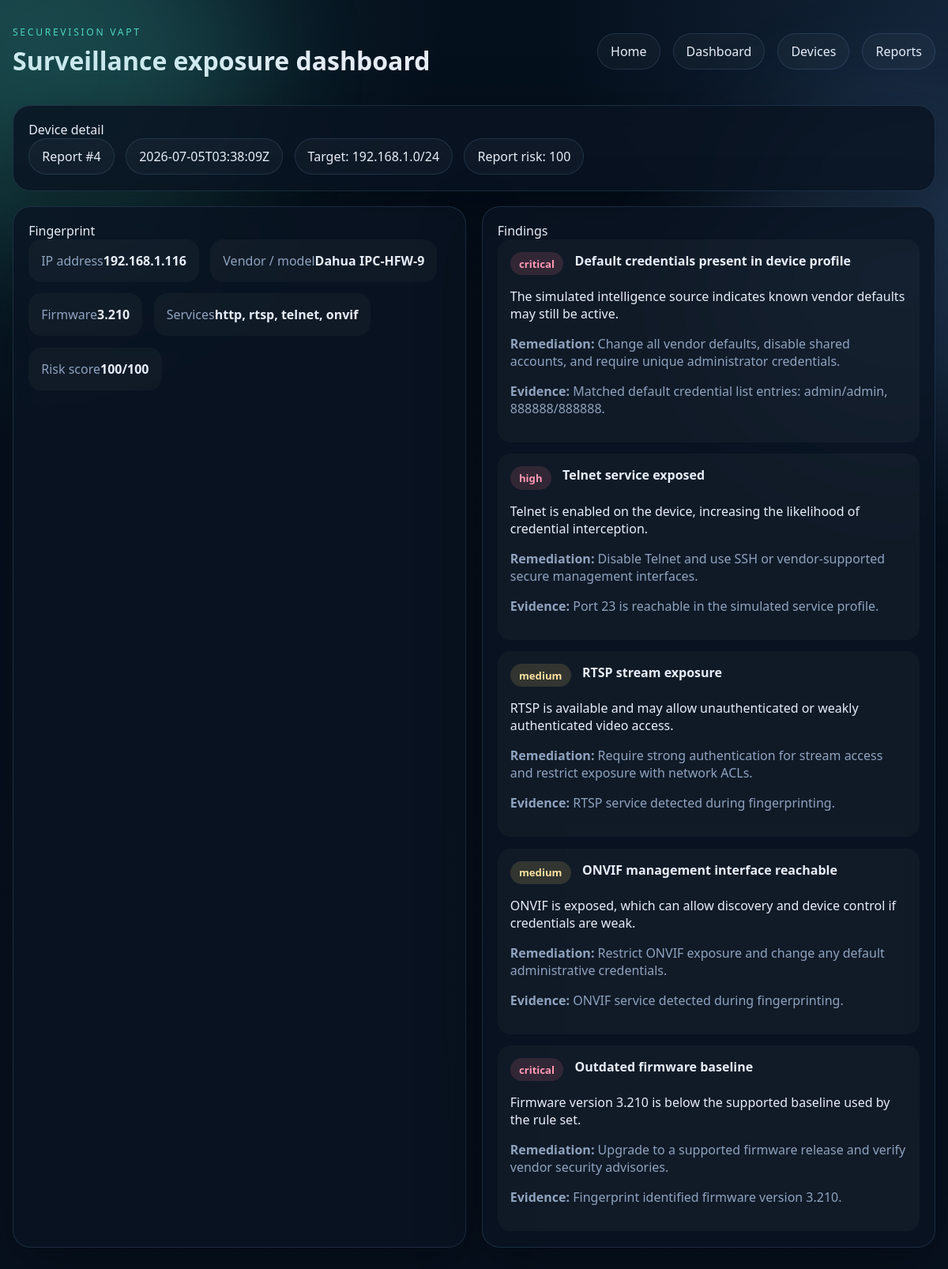
The app's page /devices/4/192.168.1.116 with its own data.
### tables this page shows
CREATE TABLE devices (
                id INTEGER PRIMARY KEY AUTOINCREMENT,
                report_id INTEGER NOT NULL,
                ip_address TEXT NOT NULL,
                vendor TEXT NOT NULL,
                model TEXT NOT NULL,
                firmware_version TEXT NOT NULL,
                services_json TEXT NOT NULL,
                risk_score INTEGER NOT NULL,
                FOREIGN KEY(report_id) REFERENCES reports(id)
            );

CREATE TABLE reports (
                id INTEGER PRIMARY KEY AUTOINCREMENT,
                created_at TEXT NOT NULL,
                target_spec TEXT NOT NULL,
                device_count INTEGER NOT NULL,
                finding_count INTEGER NOT NULL,
                risk_score INTEGER NOT NULL,
                summary_json TEXT NOT NULL
            );

CREATE TABLE findings (
                id INTEGER PRIMARY KEY AUTOINCREMENT,
                report_id INTEGER NOT NULL,
                device_ip TEXT NOT NULL,
                severity TEXT NOT NULL,
                title TEXT NOT NULL,
                description TEXT NOT NULL,
                remediation TEXT NOT NULL,
                evidence TEXT NOT NULL,
                FOREIGN KEY(report_id) REFERENCES reports(id)
            );

### app.py (the view)
@app.route("/devices/<int:report_id>/<path:ip_address>")
def device_detail(report_id, ip_address):
    device = get_device_detail(report_id, ip_address)
    if device is None:
        flash("Device not found for the selected report.", "error")
        return redirect(url_for("devices"))
    return render_template("device_detail.html", device=device, stats=get_dashboard_stats())

### database/db.py (called while the page is built)
def get_connection():
    connection = sqlite3.connect(DB_PATH)
    connection.row_factory = sqlite3.Row
    return connection

def get_dashboard_stats():
    with get_connection() as connection:
        report_count = connection.execute("SELECT COUNT(*) FROM reports").fetchone()[0]
        device_count = connection.execute("SELECT COUNT(*) FROM devices").fetchone()[0]
        finding_count = connection.execute("SELECT COUNT(*) FROM findings").fetchone()[0]
        critical_count = connection.execute(
            "SELECT COUNT(*) FROM findings WHERE LOWER(severity) = 'critical'"
        ).fetchone()[0]
    return {
        "report_count": report_count,
        "device_count": device_count,
        "finding_count": finding_count,
        "critical_count": critical_count,
    }

### templates/device_detail.html (shortened to what this page needs)
{% extends "base.html" %}
{% block content %}
  <section class="panel">
    <p class="section-title">Device detail</p>
    <div class="meta-row">
      <span class="pill">Report #{{ device.report_id }}</span>
      <span class="pill">{{ device.created_at }}</span>
      <span class="pill">Target: {{ device.target_spec }}</span>
      <span class="pill">Report risk: {{ device.report_risk_score }}</span>
    </div>
  </section>
  <section class="grid-2">
    <div class="table-panel">
      <p class="section-title">Fingerprint</p>
      <div class="stack">
        <div class="mini-card"><span class="muted">IP address</span><strong>{{ device.ip_address }}</strong></div>
        <div class="mini-card"><span class="muted">Vendor / model</span><strong>{{ device.vendor }} {{ device.model }}</strong></div>
        <div class="mini-card"><span class="muted">Firmware</span><strong>{{ device.firmware_version }}</strong></div>
        <div class="mini-card"><span class="muted">Services</span><strong>{{ device.services | join(', ') }}</strong></div>
        <div class="mini-card"><span class="muted">Risk score</span><strong>{{ device.risk_score }}/100</strong></div>
      </div>
    </div>
    <div class="table-panel">
      <p class="section-title">Findings</p>
      <div class="stack">
        {% for finding in device.findings %}
          <div class="mini-card">
            <div class="finding-head">
              <span class="badge {{ finding.severity }}">{{ finding.severity }}</span>
              <strong>{{ finding.title }}</strong>
            </div>
            <p>{{ finding.description }}</p>
            <p class="muted"><strong>Remediation:</strong> {{ finding.remediation }}</p>
            <p class="muted"><strong>Evidence:</strong> {{ finding.evidence }}</p>
          </div>
        {% endfor %}
      </div>
    </div>
  </section>
{% endblock %}

### templates/base.html (shortened to what this page needs)
<!doctype html>
<html lang="en">
  <head>
    <link rel="stylesheet" href="{{ url_for('static', filename='css/styles.css') }}">
  </head>
  <body>
    <div class="background-glow background-glow-a"></div>
    <div class="background-glow background-glow-b"></div>
    <header class="topbar">
      <div>
        <p class="eyebrow">SecureVision VAPT</p>
        <h1>Surveillance exposure dashboard</h1>
      </div>
      <nav>
        <a href="{{ url_for('index') }}">Home</a>
        <a href="{{ url_for('dashboard') }}">Dashboard</a>
        <a href="{{ url_for('devices') }}">Devices</a>
        <a href="{{ url_for('reports') }}">Reports</a>
      </nav>
    </header>
    <main class="shell">
      {% block content %}{% endblock %}
    </main>
  </body>
</html>

### static/css/styles.css (style rules this page uses)
:root { color-scheme: dark; --bg: #07111f; --panel: rgba(10, 20, 34, 0.84); --panel-border: rgba(140, 200, 255, 0.14); --text: #e7eef9; --muted: #8fa3bf; --accent: #4dd6c0; --accent-2: #7bb7ff; --danger: #ff6f91; --warning: #ffd166; --success: #62d26f; --shadow: 0 25px 80px rgba(0, 0, 0, 0.35); }
* { box-sizing: border-box; }
body { margin: 0; min-height: 100vh; font-family: "Segoe UI", "Trebuchet MS", sans-serif; background: radial-gradient(circle at top left, rgba(77, 214, 192, 0.14), transparent 28%), radial-gradient(circle at top right, rgba(123, 183, 255, 0.12), transparent 25%), linear-gradient(180deg, #05101d 0%, #07111f 100%); color: var(--text); }
a { color: inherit; text-decoration: none; }
.background-glow { position: fixed; inset: auto; width: 28rem; height: 28rem; border-radius: 50%; filter: blur(80px); opacity: 0.18; pointer-events: none; }
.background-glow-a { top: -8rem; left: -8rem; background: #4dd6c0; }
.background-glow-b { right: -10rem; top: 8rem; background: #7bb7ff; }
.topbar, .shell { width: min(1180px, calc(100% - 2rem)); margin: 0 auto; }
.topbar { display: flex; justify-content: space-between; align-items: center; gap: 1rem; padding: 2rem 0 1rem; }
.topbar h1, .hero h2, .section-title { margin: 0; }
.topbar nav { display: flex; gap: 1rem; flex-wrap: wrap; }
.topbar nav a, .pill, .button, .ghost-button { border: 1px solid var(--panel-border); background: rgba(255, 255, 255, 0.03); border-radius: 999px; padding: 0.7rem 1rem; }
.shell { padding-bottom: 2.5rem; }
.eyebrow { margin: 0 0 0.35rem; text-transform: uppercase; letter-spacing: 0.22em; color: var(--accent); font-size: 0.76rem; }
.hero, .panel, .stats, .table-panel { background: var(--panel); border: 1px solid var(--panel-border); box-shadow: var(--shadow); backdrop-filter: blur(14px); }
.hero p, .muted { color: var(--muted); }
.hero-actions, .stack, .stats, .meta-row, .finding-head, .toolbar { display: flex; gap: 0.9rem; flex-wrap: wrap; }
.panel, .table-panel { border-radius: 1.4rem; padding: 1.2rem; margin-top: 1.2rem; }
.grid-2 { display: grid; grid-template-columns: repeat(2, minmax(0, 1fr)); gap: 1.2rem; }
.mini-card, .table-card { padding: 1rem; border-radius: 1rem; background: rgba(255, 255, 255, 0.03); }
.badge { display: inline-flex; align-items: center; padding: 0.35rem 0.7rem; border-radius: 999px; font-size: 0.82rem; font-weight: 700; }
.critical, .high { background: rgba(255, 111, 145, 0.14); color: #ff9ab3; }
.medium { background: rgba(255, 209, 102, 0.14); color: #ffe2a0; }

### records on screen
devices: report_id "4", ip_address "192.168.1.116", vendor "Dahua", model "IPC-HFW-9", firmware_version "3.210", risk_score "100"
reports: created_at "2026-07-05T03:38:09Z", target_spec "192.168.1.0/24", report_risk_score "100"
findings: severity "critical", title "Default credentials present in device profile", description "The simulated intelligence source indicates known vendor defaults may still be active.", remediation "Change all vendor defaults, disable shared accounts, and require unique administrator credentials.", evidence "Matched default credential list entries: admin/admin, 888888/888888."
findings: severity "high", title "Telnet service exposed", description "Telnet is enabled on the device, increasing the likelihood of credential interception.", remediation "Disable Telnet and use SSH or vendor-supported secure management interfaces.", evidence "Port 23 is reachable in the simulated service profile."
findings: severity "medium", title "RTSP stream exposure", description "RTSP is available and may allow unauthenticated or weakly authenticated video access.", remediation "Require strong authentication for stream access and restrict exposure with network ACLs.", evidence "RTSP service detected during fingerprinting."
findings: severity "medium", title "ONVIF management interface reachable", description "ONVIF is exposed, which can allow discovery and device control if credentials are weak.", remediation "Restrict ONVIF exposure and change any default administrative credentials.", evidence "ONVIF service detected during fingerprinting."
findings: severity "critical", title "Outdated firmware baseline", description "Firmware version 3.210 is below the supported baseline used by the rule set.", remediation "Upgrade to a supported firmware release and verify vendor security advisories.", evidence "Fingerprint identified firmware version 3.210."

### other values on screen
{{ device.services | join(', ') }} "http, rtsp, telnet, onvif"
